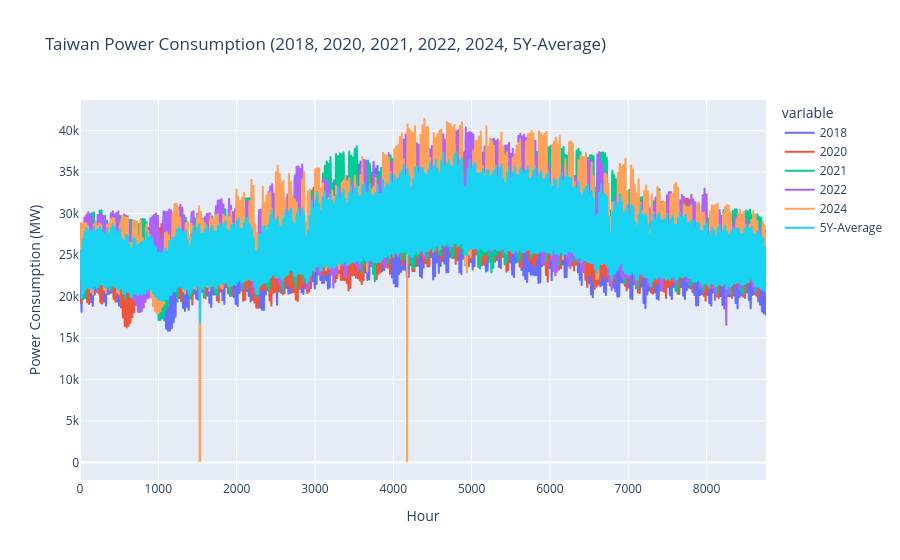

Notebook code for this chart:
### Code cell
px.line(
    df_combined,
    x=df_combined.index,
    y=df_combined.columns,
    title="Taiwan Power Consumption (2018, 2020, 2021, 2022, 2024, 5Y-Average)",
    labels={"index": "Hour", "value": "Power Consumption (MW)"}
).show()

### Figure 1 — Plotly figure (JSON) as saved in the notebook; plotly's stock layout.template omitted (floating-point values rounded to 4 significant figures; data arrays with more than 128 entries replaced by an {"elided": "..."} marker saying what was removed)
{"data": [{"hovertemplate": "variable=2018<br>Hour=%{x}<br>Power Consumption (MW)=%{y}<extra></extra>", "legendgroup": "2018", "line": {"color": "#636efa", "dash": "solid"}, "marker": {"symbol": "circle"}, "mode": "lines", "name": "2018", "showlegend": true, "type": "scattergl", "x": {"elided": "8760 int values"}, "xaxis": "x", "y": {"elided": "8760 float values"}, "yaxis": "y"}, {"hovertemplate": "variable=2020<br>Hour=%{x}<br>Power Consumption (MW)=%{y}<extra></extra>", "legendgroup": "2020", "line": {"color": "#EF553B", "dash": "solid"}, "marker": {"symbol": "circle"}, "mode": "lines", "name": "2020", "showlegend": true, "type": "scattergl", "x": {"elided": "8760 int values"}, "xaxis": "x", "y": {"elided": "8760 float values"}, "yaxis": "y"}, {"hovertemplate": "variable=2021<br>Hour=%{x}<br>Power Consumption (MW)=%{y}<extra></extra>", "legendgroup": "2021", "line": {"color": "#00cc96", "dash": "solid"}, "marker": {"symbol": "circle"}, "mode": "lines", "name": "2021", "showlegend": true, "type": "scattergl", "x": {"elided": "8760 int values"}, "xaxis": "x", "y": {"elided": "8760 float values"}, "yaxis": "y"}, {"hovertemplate": "variable=2022<br>Hour=%{x}<br>Power Consumption (MW)=%{y}<extra></extra>", "legendgroup": "2022", "line": {"color": "#ab63fa", "dash": "solid"}, "marker": {"symbol": "circle"}, "mode": "lines", "name": "2022", "showlegend": true, "type": "scattergl", "x": {"elided": "8760 int values"}, "xaxis": "x", "y": {"elided": "8760 float values"}, "yaxis": "y"}, {"hovertemplate": "variable=2024<br>Hour=%{x}<br>Power Consumption (MW)=%{y}<extra></extra>", "legendgroup": "2024", "line": {"color": "#FFA15A", "dash": "solid"}, "marker": {"symbol": "circle"}, "mode": "lines", "name": "2024", "showlegend": true, "type": "scattergl", "x": {"elided": "8760 int values"}, "xaxis": "x", "y": {"elided": "8760 float values"}, "yaxis": "y"}, {"hovertemplate": "variable=5Y-Average<br>Hour=%{x}<br>Power Consumption (MW)=%{y}<extra></extra>", "legendgroup": "5Y-Average", "line": {"color": "#19d3f3", "dash": "solid"}, "marker": {"symbol": "circle"}, "mode": "lines", "name": "5Y-Average", "showlegend": true, "type": "scattergl", "x": {"elided": "8760 int values"}, "xaxis": "x", "y": {"elided": "8760 float values"}, "yaxis": "y"}], "layout": {"legend": {"title": {"text": "variable"}, "tracegroupgap": 0}, "title": {"text": "Taiwan Power Consumption (2018, 2020, 2021, 2022, 2024, 5Y-Average)"}, "xaxis": {"anchor": "y", "domain": [0, 1], "title": {"text": "Hour"}}, "yaxis": {"anchor": "x", "domain": [0, 1], "title": {"text": "Power Consumption (MW)"}}}}
